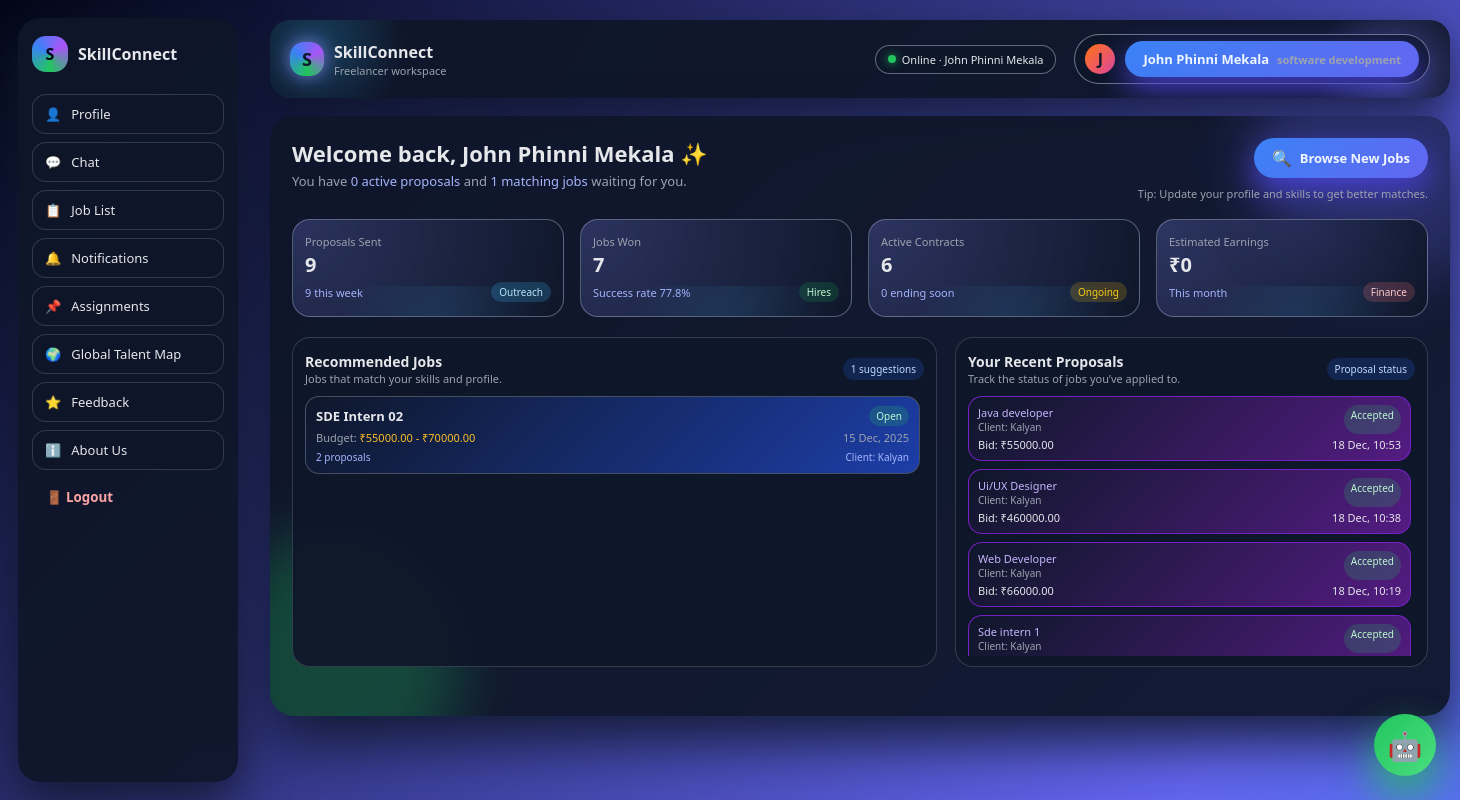
Page /freelancer/dashboard/ (signed in) on the committed database.
### marketplace/models.py (models this page shows, shortened)
class User(AbstractUser):
    ROLE_CHOICES = (
        ('client', 'client'),
        ('freelancer', 'Freelancer'),
    )
    role = models.CharField(max_length=20, choices=ROLE_CHOICES)

class Skill(models.Model):
    name = models.CharField(max_length=100, unique=True)

class Job(models.Model):
    STATUS_CHOICES = (
        ('open', 'Open'),
        ('in_progress', 'In Progress'),
        ('completed', 'Completed'),
        ('cancelled', 'Cancelled'),
    )
    client = models.ForeignKey(User, on_delete=models.CASCADE, related_name='jobs')
    title = models.CharField(max_length=200)
    description = models.TextField()
    budget_min = models.DecimalField(max_digits=10, decimal_places=2)
    budget_max = models.DecimalField(max_digits=10, decimal_places=2)
    created_at = models.DateTimeField(auto_now_add=True)
    status = models.CharField(max_length=20, choices=STATUS_CHOICES, default='open')

class Proposal(models.Model):
    STATUS_CHOICES = (
        ('pending', 'Pending'),
        ('accepted', 'Accepted'),
        ('rejected', 'Rejected'),
    )
    job = models.ForeignKey(Job, on_delete=models.CASCADE, related_name='proposals')
    freelancer = models.ForeignKey(User, on_delete=models.CASCADE, related_name='proposals')
    cover_letter = models.TextField()
    bid_amount = models.DecimalField(max_digits=10, decimal_places=2)
    status = models.CharField(max_length=20, choices=STATUS_CHOICES, default='pending')
    created_at = models.DateTimeField(auto_now_add=True)
    User = settings.AUTH_USER_MODEL

### marketplace/views.py (the view)
# urls.py: path("freelancer/dashboard/", views.freelancer_dashboard, name="freelancer_dashboard"),
@login_required
def freelancer_dashboard(request):
    user = request.user
    proposals_qs = Proposal.objects.filter(
        freelancer=user
    ).order_by('-created_at')
    jobs_won_qs = proposals_qs.filter(status="accepted")
    active_contracts = jobs_won_qs.filter(job__status="in_progress")
    recent_proposals = proposals_qs[:8]
    recommended_jobs = Job.objects.filter(status="open").order_by("-created_at")[:6]
    notifications_count = Notification.objects.filter(user=request.user,is_read=False).count()
    unread_chats = Message.objects.filter(conversation__freelancer=request.user).exclude(sender=request.user).filter(is_read=False).count()
    conversations = Conversation.objects.filter(
        freelancer=request.user
    ).select_related("recruiter", "job")
    primary_skill = ""
    try:
        profile = FreelancerProfile.objects.get(user=user)
        primary_skill = ", ".join([s.name for s in profile.skills.all()]) or ""
    except FreelancerProfile.DoesNotExist:
        pass
    total_proposals = proposals_qs.count()
    assignments = Assignment.objects.filter(freelancer=request.user)
    context = {
        "user": user,
        "primary_skill": primary_skill or "Freelancer",
        "active_proposals": proposals_qs.filter(status="pending").count(),
        "open_jobs_near_skill": recommended_jobs.count(),
        "total_proposals": total_proposals,
        "proposals_this_week": proposals_qs.count(),
        "jobs_won": jobs_won_qs.count(),
        "success_rate": round((jobs_won_qs.count() / max(1, total_proposals)) * 100, 1),
        "active_contracts": active_contracts.count(),
        "contracts_ending_soon": 0,
        "estimated_earnings": 0,
        "recommended_jobs": recommended_jobs,
        "recent_proposals": recent_proposals,
        "conversations": conversations,
        "notifications_count": notifications_count,  #notification testing
        "unread_chats": unread_chats,
        "assignments": assignments,
    }
    return render(request, "marketplace/freelancer_dashboard.html", context)

### marketplace/templates/marketplace/freelancer_dashboard.html (shortened to what this page needs)
<!DOCTYPE html>
<html lang="en">
<head>
</head>
<body>
<aside class="sidebar">
  <div class="sidebar-brand">
    <div class="sb-logo">S</div>
    <span>SkillConnect</span>
  </div>
  <nav class="sidebar-nav">
    <a href="{% url 'freelancer_profile' request.user.pk %}" class="sb-link">
      👤 <span>Profile</span>
    </a>
    <a href="{% url 'chat_list' %}" class="sb-link">
      💬 <span>Chat</span>
    </a>
    <a href="{% url 'job_list' %}" class="sb-link">
      📋 <span>Job List</span>
    </a>
    <a href="{% url 'notifications' %}" class="sb-link">
      🔔 <span>Notifications</span>
    </a>
    <a href="{% url 'freelancer_assignments' %}" class="sb-link">
     📌 <span>Assignments</span>
    </a>
    <a href="{% url 'global_map' %}" class="sb-link">
     🌍 <span>Global Talent Map</span>
    </a>
    <a href="{% url 'feedback' %}" class="sb-link">
      ⭐ <span>Feedback</span>
    </a>
    <a href="{% url 'about_us' %}" class="sb-link">
      ℹ️ <span>About Us</span>
    </a>
    <form method="post" action="{% url 'logout' %}">
  <button type="submit" class="sidebar-link logout-btn" onclick="return confirm('Are you sure you want to logout?')">
    🚪 Logout
  </button>
</form>
  </nav>
</aside>
<div class="layout">
    <div class="shell">
        <header class="navbar">
            <div class="brand">
                <div class="brand-logo">S</div>
                <div class="brand-text">
                    <span>SkillConnect</span>
                    <span>Freelancer workspace</span>
                </div>
            </div>
            <div class="nav-right">
                <div class="pill">
                    <span class="pill-dot"></span>
                    <span>Online · {{ user.first_name|default:"Freelancer" }}</span>
                </div>
                <div class="user-chip">
                    <div class="avatar">
                        {{ user.first_name|default:"F"|first|upper }}
                    </div>
                    <div class="user-info">
                        <a href="{% url 'freelancer_profile' request.user.pk %}" class="btn-primary">
                        <span>{{ user.first_name|default:"Freelancer" }}</span>
                        <span>{{ primary_skill|default:"Independent Professional" }}</span></a>
                    </div>
                </div>
            </div>
        </header>
        <main class="main-card">
            <div class="main-glow">
                <span class="g1"></span>
            </div>
            <div class="main-inner">
                <div class="header-row">
                    <div class="welcome">
                        <div class="welcome-title">
                            Welcome back, {{ user.first_name|default:"Freelancer" }} ✨
                        </div>
                        <div class="welcome-sub">
                            You have <span>{{ active_proposals|default:"0" }} active proposals</span> and
                            <span>{{ open_jobs_near_skill|default:"0" }} matching jobs</span> waiting for you.
                        </div>
                    </div>
                    <div class="cta-area">
                        <a href="{% url 'job_list' %}" class="btn-primary">
                            <span class="icon">🔍</span>
                            <span>Browse New Jobs</span>
                        </a>
                        <div class="hint-text">
                            Tip: Update your profile and skills to get better matches.
                        </div>
                    </div>
                </div>
                <div class="stats-grid">
                    <div class="stat-card">
                        <div class="stat-label">Proposals Sent</div>
                        <div class="stat-value">{{ total_proposals|default:"0" }}</div>
                        <div class="stat-meta">
                            <span>{{ proposals_this_week|default:"0" }} this week</span>
                            <span class="stat-pill">Outreach</span>
                        </div>
                        <div class="wave"></div>
                    </div>
                    <div class="stat-card">
                        <div class="stat-label">Jobs Won</div>
                        <div class="stat-value">{{ jobs_won|default:"0" }}</div>
                        <div class="stat-meta">
                            <span>Success rate {{ success_rate|default:"0" }}%</span>
                            <span class="stat-pill" style="background:rgba(22,163,74,0.2);color:#bbf7d0;">
                                Hires
                            </span>
                        </div>
                        <div class="wave"></div>
                    </div>
                    <div class="stat-card">
                        <div class="stat-label">Active Contracts</div>
                        <div class="stat-value">{{ active_contracts|default:"0" }}</div>
                        <div class="stat-meta">
                            <span>{{ contracts_ending_soon|default:"0" }} ending soon</span>
                            <span class="stat-pill" style="background:rgba(234,179,8,0.2);color:#facc15;">
                                Ongoing
                            </span>
                        </div>
                        <div class="wave"></div>
                    </div>
                    <div class="stat-card">
                        <div class="stat-label">Estimated Earnings</div>
                        <div class="stat-value">₹{{ estimated_earnings|default:"0" }}</div>
                        <div class="stat-meta">
                            <span>This month</span>
                            <span class="stat-pill" style="background:rgba(248,113,113,0.2);color:#fecaca;">
                                Finance
                            </span>
                        </div>
                        <div class="wave"></div>
                    </div>
                </div>
                <div class="content-grid">
                    <section class="panel">
                        <div class="panel-header">
                            <div>
                                <div class="panel-title">Recommended Jobs</div>
                                <div class="panel-sub">
                                    Jobs that match your skills and profile.
                                </div>
                            </div>
                            <span class="panel-tag">{{ recommended_jobs|length|default:"0" }} suggestions</span>
                        </div>
                        <div class="job-list">
                            {% if recommended_jobs %}
                                {% for job in recommended_jobs %}
                                    <div class="job-card" onclick="window.location.href='{% url 'job_detail' job.pk %}'">
                                        <div class="job-title-row">
                                            <div class="job-title">{{ job.title }}</div>
                                            <div class="job-status">
                                                {{ job.get_status_display }}
                                            </div>
                                        </div>
                                        <div class="job-meta">
                                            <span>Budget:
                                                <span class="highlight">
                                                    ₹{{ job.budget_min }} - ₹{{ job.budget_max }}
                                                </span>
                                            </span>
                                            <span>{{ job.created_at|date:"d M, Y" }}</span>
                                        </div>
                                        <div class="job-footer">
                                            <span>{{ job.proposals.count }} proposals</span>
                                            <span>Client: {{ job.client.first_name|default:"Client" }}</span>
                                        </div>
                                    </div>
                                {% endfor %}
                            {% else %}
                                <div class="empty-state">
                                    No recommendations yet. Apply to a few jobs to improve your suggestions.
                                </div>
                            {% endif %}
                        </div>
                    </section>
                    <section class="panel">
                        <div class="panel-header">
                            <div>
                                <div class="panel-title">Your Recent Proposals</div>
                                <div class="panel-sub">
                                    Track the status of jobs you’ve applied to.
                                </div>
                            </div>
                            <span class="panel-tag">Proposal status</span>
                        </div>
                        <div class="proposal-list">
                            {% if recent_proposals %}
                                {% for proposal in recent_proposals %}
                                    <div class="proposal-item">
                                        <div class="proposal-top">
                                            <div>
                                                <div class="proposal-job">
                                                    {{ proposal.job.title|truncatechars:32 }}
                                                </div>
                                                <div style="font-size:10px;color:#9ca3af;">
                                                    Client: {{ proposal.job.client.first_name|default:"Client" }}
                                                </div>
                                            </div>
                                            <div class="proposal-status {% if proposal.status == 'pending' %}pending{% endif %}">
                                                {{ proposal.get_status_display }}
                                            </div>
                                        </div>
                                        <div class="proposal-meta">
                                            <span>Bid: ₹{{ proposal.bid_amount }}</span>
                                            <span>{{ proposal.created_at|date:"d M, H:i" }}</span>
                                        </div>
                                    </div>
                                {% endfor %}
                            {% else %}
                                <div class="empty-state">
                                    You haven’t applied to any jobs yet. Start by browsing the latest projects.
                                </div>
                            {% endif %}
                        </div>
                    </section>
                </div>
            </div>
        </main>
    </div>
</div>
<div id="bot-toggle">🤖</div>
</body>
</html>

### rows in the picture
User: first_name "John Phinni Mekala", first_name|first "J"
Skill: name "software development"
Job: title "SDE Intern 02", status "Open", budget_min "55000.00", budget_max "70000.00", created_at "15 Dec, 2025", proposals.count "2", client.first_name "Kalyan"
Proposal: job "Java developer", job.client.first_name "Kalyan", status "Accepted", bid_amount "55000.00", created_at "18 Dec, 10:53"
Proposal: job "Ui/UX Designer", job.client.first_name "Kalyan", status "Accepted", bid_amount "460000.00", created_at "18 Dec, 10:38"
Proposal: job "Web Developer", job.client.first_name "Kalyan", status "Accepted", bid_amount "66000.00", created_at "18 Dec, 10:19"
Proposal: job "Sde intern 1", job.client.first_name "Kalyan", status "Accepted"

### other values in the picture
{{ active_proposals|default:"0" }} "0"
{{ open_jobs_near_skill|default:"0" }} "1"
{{ total_proposals|default:"0" }} "9"
{{ proposals_this_week|default:"0" }} "9"
{{ jobs_won|default:"0" }} "7"
{{ success_rate|default:"0" }} "77.8"
{{ active_contracts|default:"0" }} "6"
{{ contracts_ending_soon|default:"0" }} "0"
{{ estimated_earnings|default:"0" }} "0"
{{ recommended_jobs|length|default:"0" }} "1"
